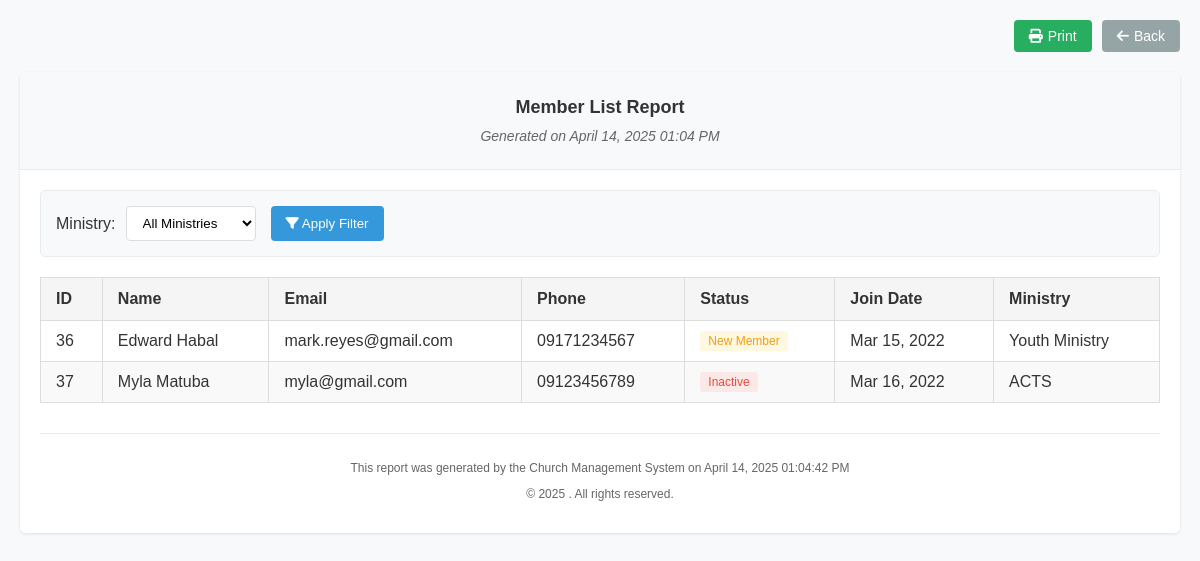
Page /generate_member_list.php (signed in) on the committed database.
### tables this page shows
CREATE TABLE `members` (
  `id` int(11) NOT NULL,
  `name` varchar(100) NOT NULL,
  `email` varchar(100) DEFAULT NULL,
  `phone` varchar(20) DEFAULT NULL,
  `address` text DEFAULT NULL,
  `date_of_birth` date DEFAULT NULL,
  `date_added` timestamp NOT NULL DEFAULT current_timestamp(),
  `last_updated` timestamp NOT NULL DEFAULT current_timestamp() ON UPDATE current_timestamp(),
  `last_name` varchar(100) DEFAULT NULL,
  `first_name` varchar(100) DEFAULT NULL,
  `city` varchar(255) DEFAULT NULL,
  `state` varchar(255) DEFAULT NULL,
  `zip` varchar(20) DEFAULT NULL,
  `gender` varchar(20) DEFAULT NULL,
  `join_date` date DEFAULT NULL,
  `ministry` varchar(255) DEFAULT NULL,
  `notes` text DEFAULT NULL,
  `profile_photo` varchar(255) DEFAULT 'default.jpg',
  `membership_status` enum('Active','Inactive','Visitor','New Member') DEFAULT 'Active',
  `updated_at` timestamp NOT NULL DEFAULT current_timestamp() ON UPDATE current_timestamp(),
  `created_at` timestamp NOT NULL DEFAULT current_timestamp(),
  `status` varchar(50) DEFAULT NULL,
  `date_joined` date DEFAULT NULL
);

### generate_member_list.php (the view, shortened to what this page needs)
<?php
require_once 'config/db.php';
$query = "SELECT * FROM settings WHERE id = 1";
$result = mysqli_query($conn, $query);
$settings = mysqli_fetch_assoc($result);
$church_name = isset($settings['church_name']) ? $settings['church_name'] : 'JIA Somal-ot Church';
$query = "SELECT id, first_name, last_name, email, phone, membership_status, join_date, ministry
          FROM members
          WHERE 1=1";
$query .= " ORDER BY last_name, first_name";
$members = mysqli_query($conn, $query);
?>
<!DOCTYPE html>
<html lang="en">
<head>
  <link rel="stylesheet" href="https://cdnjs.cloudflare.com/ajax/libs/font-awesome/6.0.0-beta3/css/all.min.css">
</head>
<body>
  <div class="action-buttons">
      <button class="action-button print" onclick="window.print()"><i class="fas fa-print"></i> Print</button>
      <a href="reports.php" class="action-button back"><i class="fas fa-arrow-left"></i> Back</a>
  </div>
  <div class="report-container">
      <div class="report-header">
          <h2>Member List Report</h2>
          <p class="report-date">Generated on <?php echo date('F d, Y h:i A'); ?></p>
      </div>
      <div class="report-content">
<div class="filter-container">
    <form action="generate_member_list.php" method="get" class="filter-form">
        <div class="filter-group">
            <label class="filter-label">Ministry:</label>
            <select name="ministry" class="filter-select">
                <option value="">All Ministries</option>
            </select>
        </div>
        <button type="submit" class="filter-button"><i class="fas fa-filter"></i> Apply Filter</button>
    </form>
</div>
          <table class="member-table">
              <thead>
                  <tr>
                      <th>ID</th>
                      <th>Name</th>
                      <th>Email</th>
                      <th>Phone</th>
                      <th>Status</th>
                      <th>Join Date</th>
                      <th>Ministry</th>
                  </tr>
              </thead>
              <tbody>
                  <?php
                  if (mysqli_num_rows($members) > 0) {
                      while($member = mysqli_fetch_assoc($members)):
                  ?>
                      <tr>
                          <td><?php echo $member['id']; ?></td>
                          <td><?php echo $member['first_name'] . ' ' . $member['last_name']; ?></td>
                          <td><?php echo $member['email']; ?></td>
                          <td><?php echo $member['phone']; ?></td>
                          <td>
                              <span class="status-badge <?php echo strtolower(str_replace(' ', '-', $member['membership_status'])); ?>">
                                  <?php echo $member['membership_status']; ?>
                              </span>
                          </td>
                          <td><?php echo $member['join_date'] ? date('M d, Y', strtotime($member['join_date'])) : 'N/A'; ?></td>
                          <td><?php echo $member['ministry'] ? $member['ministry'] : 'N/A'; ?></td>
                      </tr>
                  <?php
                      endwhile;
                  } else {
                  ?>
                      <tr>
                          <td colspan="7" style="text-align: center;">No members found matching the selected criteria.</td>
                      </tr>
                  <?php
                  }
                  ?>
              </tbody>
          </table>
          <div class="report-footer">
              <p>This report was generated by the Church Management System on <?php echo date('F d, Y h:i:s A'); ?></p>
              <p>&copy; <?php echo date('Y'); ?> <?php echo $church_name; ?>. All rights reserved.</p>
          </div>
      </div>
  </div>
</body>
</html>

### generate_member_list.php (style rules this page uses)
body { font-family: Arial, sans-serif; margin: 0; padding: 20px; color: #333; background-color: #f8f9fa; }
.report-container { max-width: 1200px; margin: 0 auto; background-color: #fff; border-radius: 5px; box-shadow: 0 1px 3px rgba(0, 0, 0, 0.1); overflow: hidden; }
.report-header { background-color: #f8f9fa; padding: 20px; text-align: center; border-bottom: 1px solid #e9ecef; }
.report-header h2 { font-size: 18px; margin: 0 0 10px; color: #333; }
.report-header p { margin: 5px 0; color: #666; }
.report-date { font-style: italic; margin-top: 10px; font-size: 14px; color: #666; }
.report-content { padding: 20px; }
.filter-container { margin-bottom: 20px; padding: 15px; background-color: #f8f9fa; border-radius: 5px; border: 1px solid #e9ecef; }
.filter-form { display: flex; flex-wrap: wrap; gap: 15px; }
.filter-group { display: flex; align-items: center; gap: 10px; }
.filter-label { font-weight: 500; color: #333; }
.filter-select { padding: 8px 12px; border: 1px solid #ddd; border-radius: 4px; background-color: #fff; }
.filter-button { padding: 8px 15px; background-color: #3498db; color: #fff; border: none; border-radius: 4px; cursor: pointer; }
.member-table { width: 100%; border-collapse: collapse; }
.member-table th { background-color: #f5f5f5; color: #333; font-weight: 600; text-align: left; padding: 12px 15px; border: 1px solid #ddd; }
.member-table td { padding: 10px 15px; border: 1px solid #ddd; }
.member-table tr:nth-child(even) { background-color: #f9f9f9; }
.status-badge { display: inline-block; padding: 3px 8px; border-radius: 3px; font-size: 12px; font-weight: 500; }
.status-badge.inactive { background-color: #fbe9e7; color: #e74c3c; }
.status-badge.new-member { background-color: #fff8e1; color: #f39c12; }
.report-footer { margin-top: 30px; text-align: center; font-size: 12px; color: #666; padding-top: 15px; border-top: 1px solid #e9ecef; }
.action-buttons { margin-bottom: 20px; display: flex; gap: 10px; justify-content: flex-end; }
.action-button { padding: 8px 15px; background-color: #3498db; color: #fff; border: none; border-radius: 4px; cursor: pointer; text-decoration: none; display: inline-flex; align-items: center; font-size: 14px; }
.action-button i { margin-right: 5px; }
.action-button.print { background-color: #27ae60; }
.action-button.back { background-color: #95a5a6; }

### rows in the picture
members: id "36", first_name "Edward", last_name "Habal", email "mark.reyes@gmail.com", phone "09171234567", membership_status "New Member", join_date "Mar 15, 2022", ministry "Youth Ministry"
members: id "37", first_name "Myla", last_name "Matuba", email "myla@gmail.com", phone "09123456789", membership_status "Inactive", join_date "Mar 16, 2022", ministry "ACTS"
